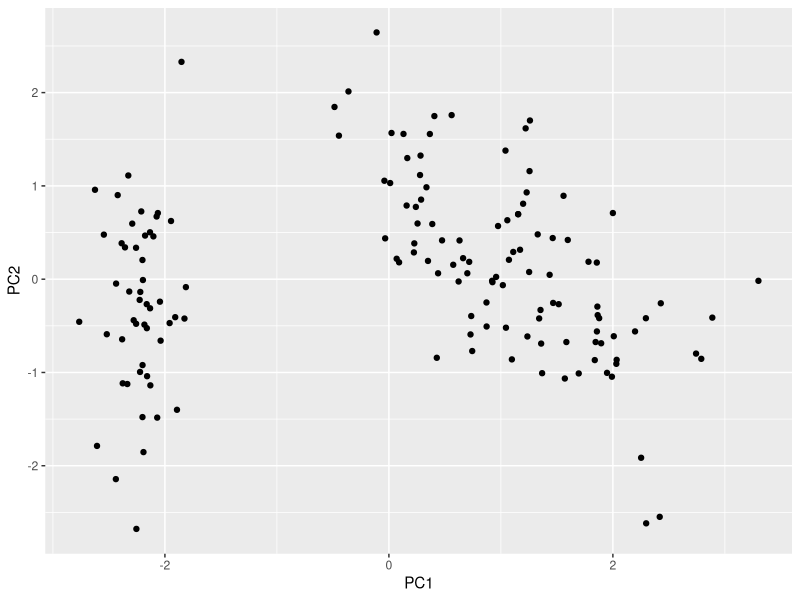
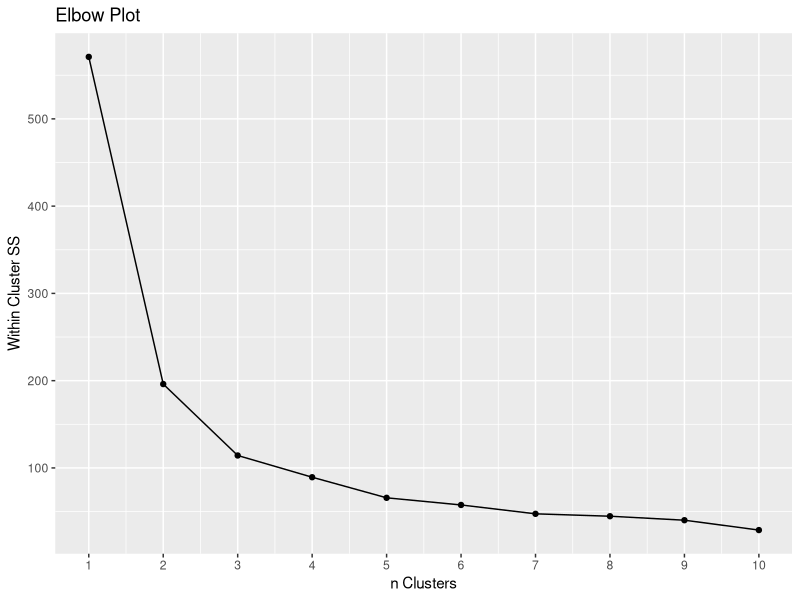
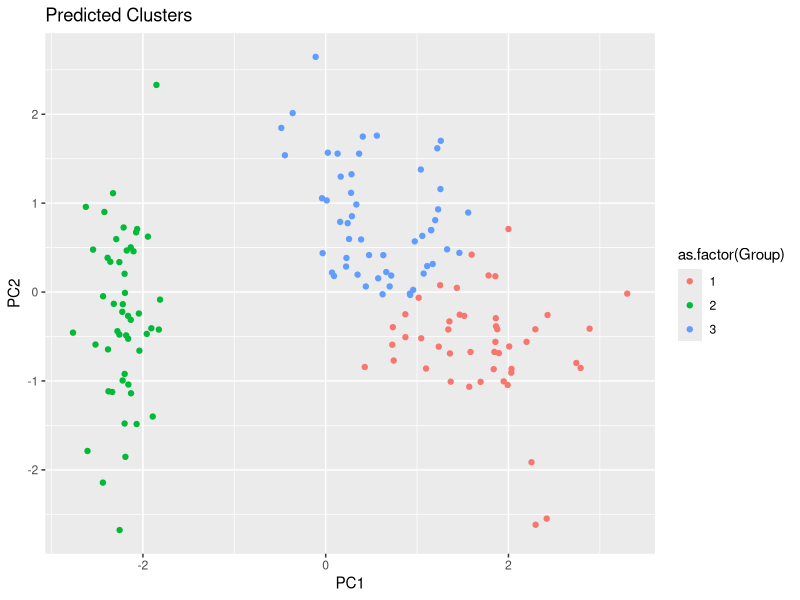

Source code (R) for these figures, in order:
## ---- chunk 1
knitr::opts_chunk$set(echo = TRUE)
## ---- chunk 2
library(tidyverse) # For data manipulation and visualization
data("iris") # Load the iris dataset
set.seed(0)
## ---- chunk 3
# Calculate the principal components using prcomp() function
pca <- prcomp(iris[, -5], scale = TRUE)

# Extract the scores for the first two principal components
pc1 <- pca$x[, 1]
pc2 <- pca$x[, 2]
summary(pca)
## ---- chunk 4
# Combine the original and transformed variables into one data frame
iris_pca <- data.frame(cbind(pc1, pc2))
colnames(iris_pca)[1:2] <- c("PC1", "PC2")
## ---- chunk 5
library(ggplot2) # For plotting

# Create a scatter plot of the first two principal components
ggplot(iris_pca, aes(x = PC1, y = PC2)) +
  geom_point()
## ---- chunk 6
inertia<-c()
for (i in 1:10){
  m<-kmeans(iris_pca, centers = i)
  inertia<-c(inertia,m$tot.withinss)
}
ggplot(data = NULL, aes(x = 1:10, y = inertia))+geom_line()+geom_point()+labs(title = "Elbow Plot", x = "n Clusters", y = "Within Cluster SS")+scale_x_continuous(breaks = pretty(1:10, n = 10))
## ---- chunk 7
model<-kmeans(iris_pca, centers = 3)
preds<-cbind(iris_pca, model$cluster)
colnames(preds)[3]<-"Group"
ggplot(preds, aes(x = PC1, y = PC2, color = as.factor(Group))) +
  geom_point()+labs(title="Predicted Clusters")

